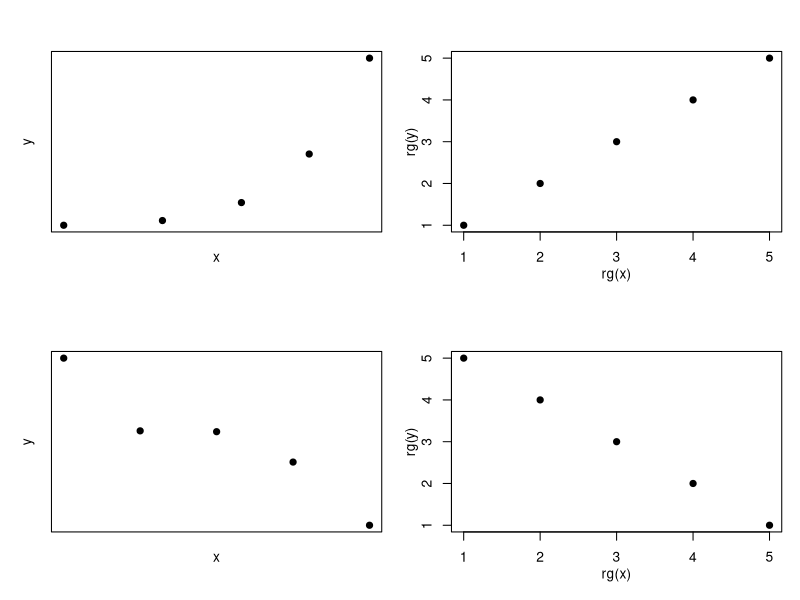

Write the R code that produced this figure. (Note: this script raises an error after producing the figure.)
## ---- chunk 1
set.seed(11212)
x <- seq(0.5, 2, l = 5)
y1 <- x^4 + .1 * rnorm(5)
y2 <- -log(x) + .1 * rnorm(5)
par(mfrow = c(2,2), mar = par()$mar - 1, mgp = c(2,1,0))
plot(sqrt(x), y1, xlab = "x", ylab = "y", pch = 19, xaxt='n', yaxt='n',
     mgp = c(1,1,0))
plot(rank(x), rank(y1), ylab = "rg(y)", xlab = "rg(x)", pch = 19)
plot(x, y2^3, ylab = "y", pch = 19, xaxt='n', yaxt='n', 
     mgp = c(1,1,0))
plot(rank(x), rank(y2), ylab = "rg(y)", xlab = "rg(x)", pch = 19)
## ---- chunk 2
pairs_plot <- function(n, corr) {
  d <- data.frame(mvtnorm::rmvnorm(n, mean = c(0, 0), 
                                   sigma = matrix(c(1, corr, corr, 1),2,2)))
  colnames(d) <- c("x", "y")
  d1 <- mutate(d, id1 = 1:n) %>% rename(x1 = x, y1 = y)
  d2 <- mutate(d, id2 = 1:n) %>% rename(x2 = x, y2 = y)
  pairs <- 
    expand.grid(id1 = d1$id1, id2= d2$id2) %>% 
    left_join(d1) %>% left_join(d2) %>% 
    mutate(concordance = sign(x1 - x2) * sign(y1 - y2)) %>% #0 for undecidable
    filter(concordance != 0 & id1 > id2) %>% 
    mutate(concordance = factor(-concordance, labels = c("konkordant", "diskordant")))
  
  this_caption <- bquote(n == .(n)~"; "~
                           N[C] == .(sum(pairs$concordance == "konkordant"))~"; "~
                           N[D] == .(sum(pairs$concordance == "diskordant"))~"; "~
                           tau[XY] == .(round((sum(pairs$concordance == "konkordant") - 
                                           sum(pairs$concordance == "diskordant"))/choose(n, 2), 2)))
  
  ggplot(d) + theme_void() + theme(panel.border = element_rect(fill = "transparent")) +
    geom_segment(data = pairs, alpha = .1, linewidth = .5,
                 aes(x = x1, xend = x2, y = y1, yend = y2, col = concordance)) +
    scale_color_manual("Paare", values = c("blue", "red")) +
    guides(color = guide_legend(override.aes = list(alpha = .5))) +
    geom_point(aes(x = x, y = y)) + ylab("y") + xlab("x") +
    labs(caption = this_caption)
}
set.seed(1129)
pairs_plot(10, 0) + theme(legend.position = "none") +
  pairs_plot(15, .7) +  theme(legend.position = "none") +
  pairs_plot(20, -.3)
